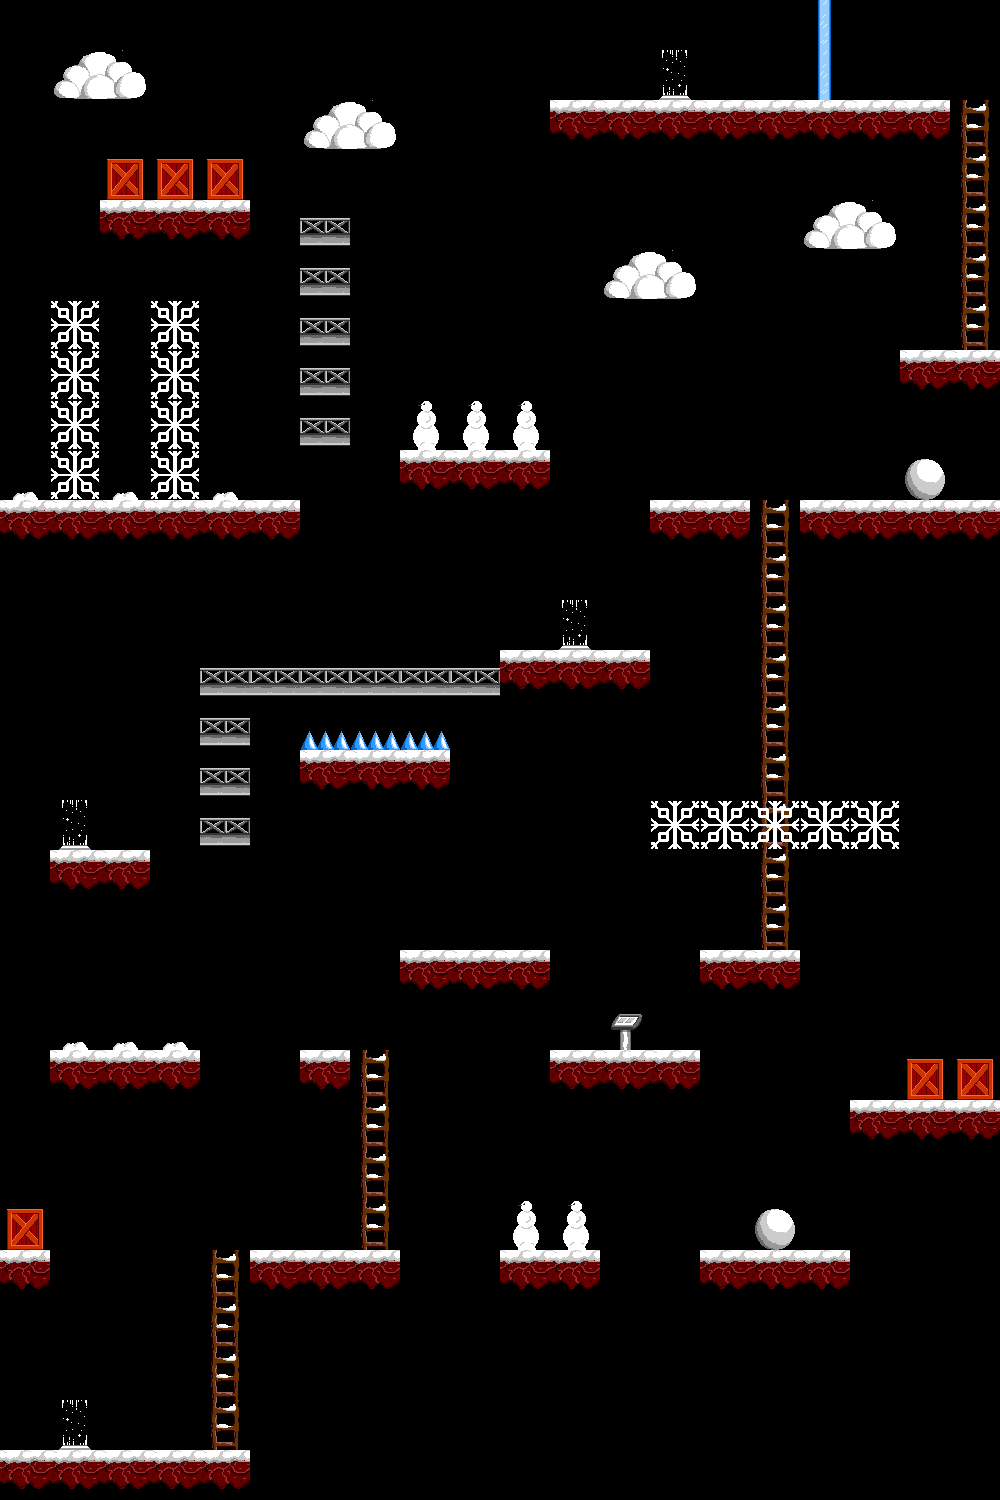

A 2D game scene composited from a Tiled map and its tileset images. What follows is a short description and the map's XML, with each tile layer's data collapsed to a summary:
An orthogonal 20x30 tile map with 50x50 px tiles, 2 tile layers (Tile Layer 1, active).

<map version="1.0" orientation="orthogonal" width="20" height="30" tilewidth="50" tileheight="50">
 <tileset firstgid="1" name="t1" tilewidth="50" tileheight="50">
  <image source="tileset1.png" width="300" height="300" />
 </tileset>
 <layer name="Tile Layer 1" width="20" height="30">
  <data>[600 cells, 98 non-empty, 5 distinct tile ids]</data>
 </layer>
 <layer name="active" width="20" height="30">
  <data>[600 cells, 53 non-empty, 9 distinct tile ids]</data>
 </layer>
</map>
